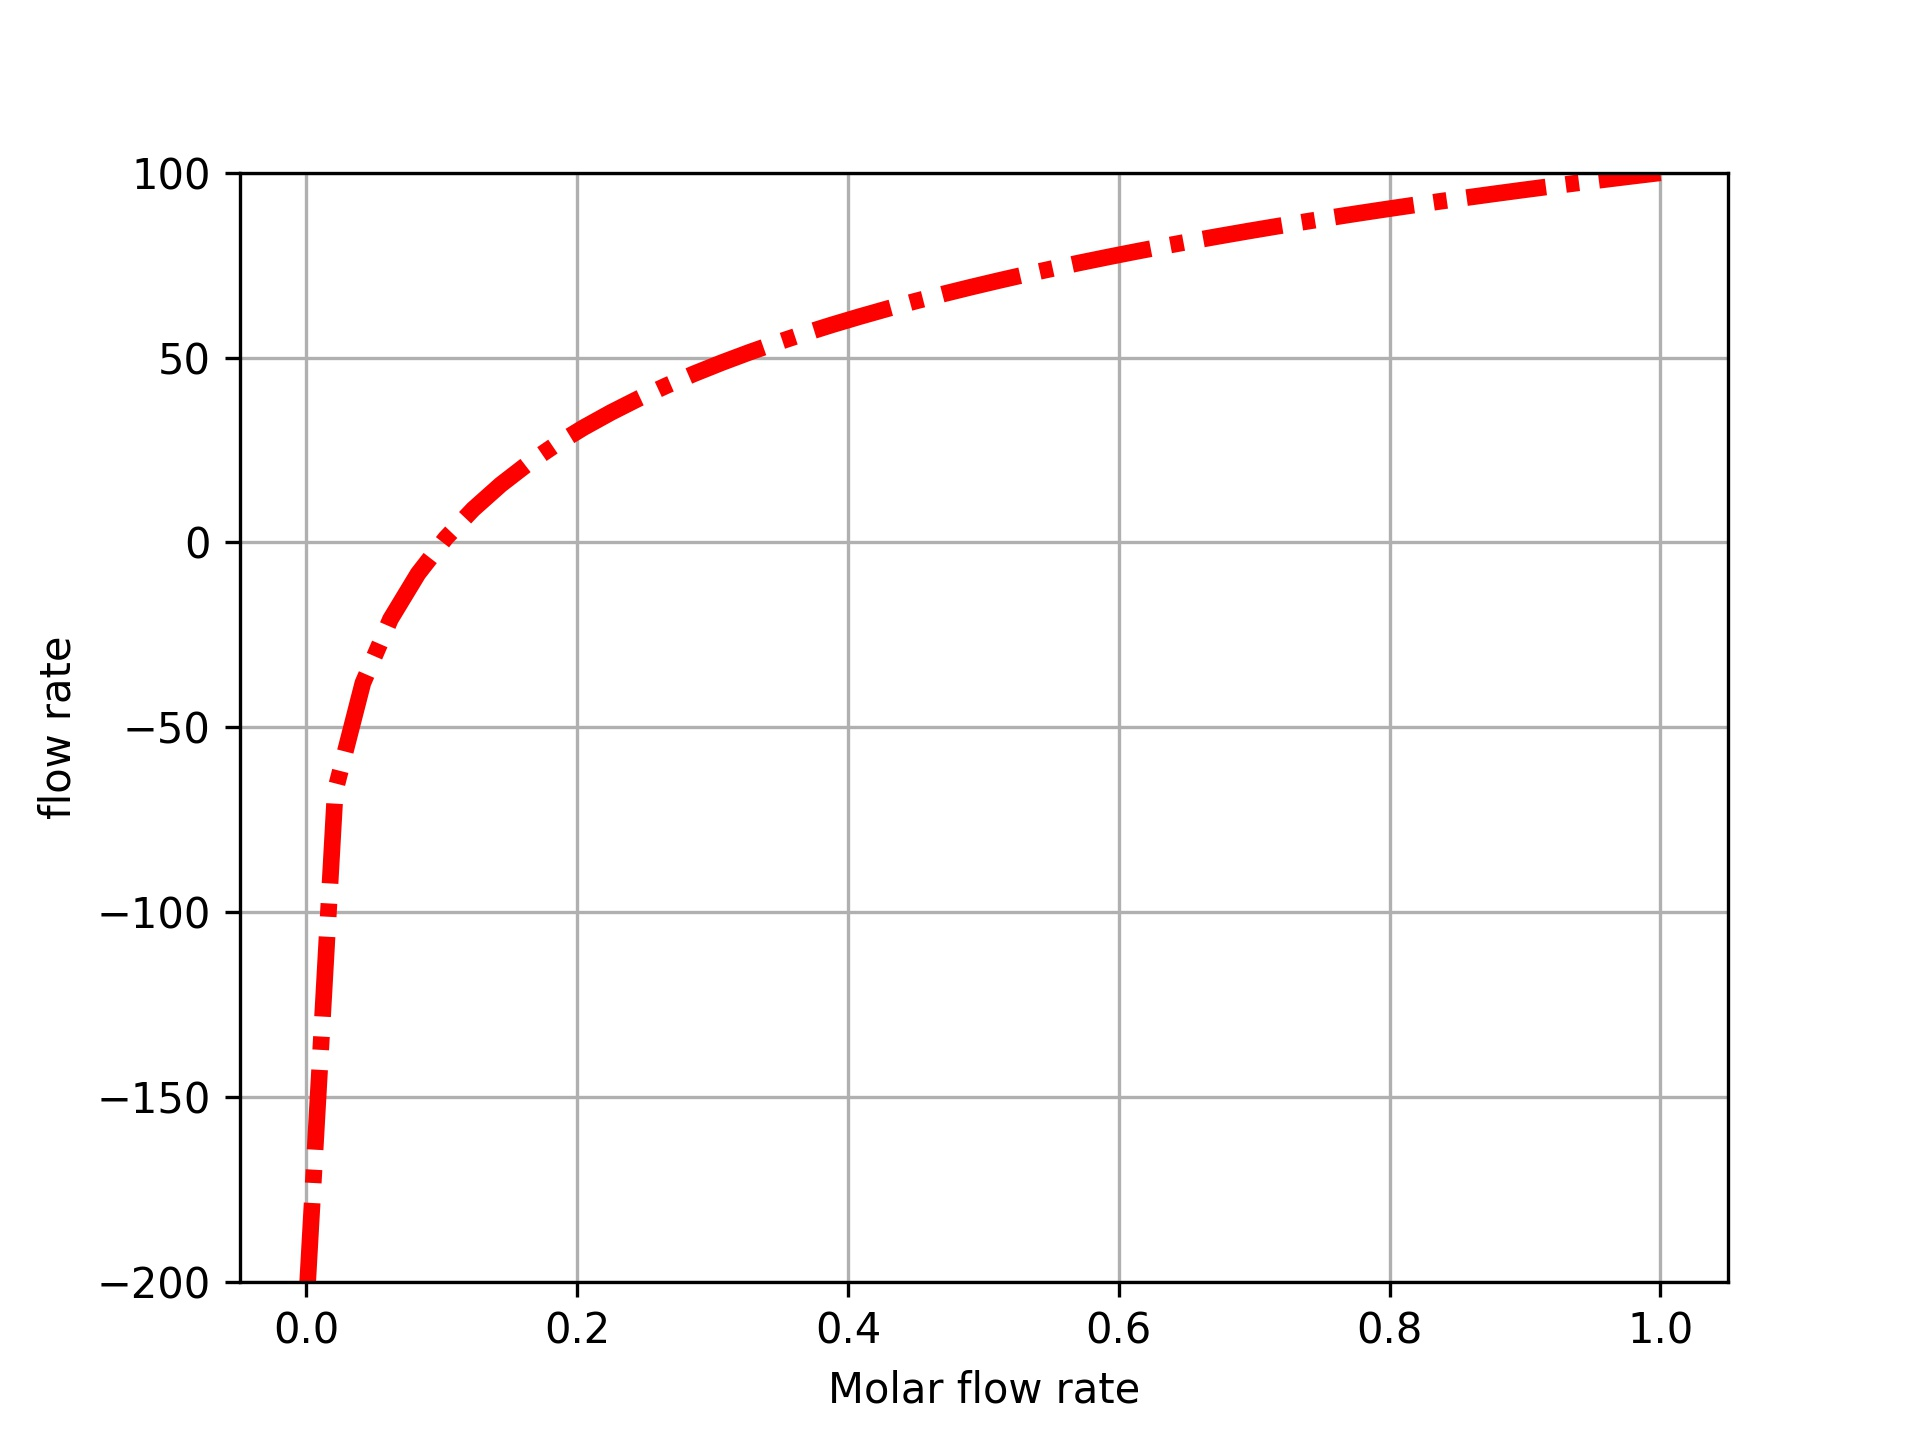

Here is the Python script that generated this plot:
# _*_ coding: utf-8 _*_

import numpy as np
from scipy.integrate import quad
from scipy.optimize import fsolve

# declare constants

k=0.23
nu=10.0
Fao=1.0

# define function

def integrand(Fa):
    return -1.0/(k*Fa/nu)

def func(Fa):
    integral,err=quad(integrand,Fao,Fa)
    return 100.0-integral

# 矢量化函数
# 将普通函数转换成适合函数运算的函数
vfunc=np.vectorize(func)

# draw graph

import matplotlib.pyplot as plt

f=np.linspace(0.001,1)
plt.plot(f,vfunc(f),linestyle='-.',linewidth=4.0,color='red')
plt.xlabel('Molar flow rate')
plt.ylabel('flow rate')
plt.ylim(-200,100)
#plt.ylim([-200,100])
plt.grid(True)
plt.savefig('32.jpg',dpi=300)
plt.show()
print('plot done')

# solve equation

Fa_guess=0.1
Fa_exit,=fsolve(vfunc,Fa_guess)
print('The exit concentration is {0:1.2f} mol/L'.format(Fa_exit/nu))
print('solve done')
